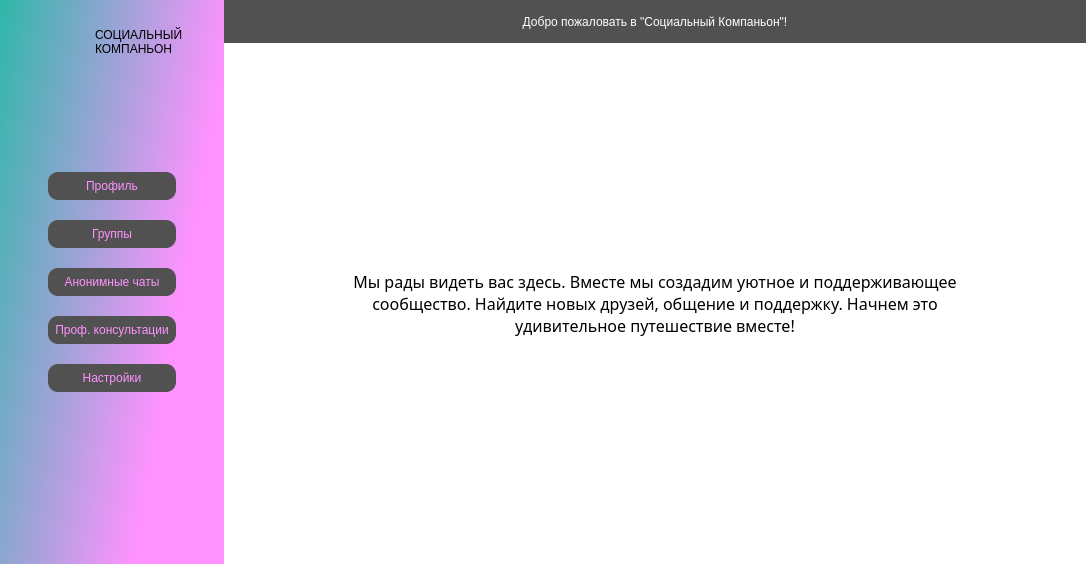
<?xml version="1.0" encoding="UTF-8"?>
<ui version="4.0">
 <class>Form</class>
 <widget class="QWidget" name="Form">
  <property name="geometry">
   <rect>
    <x>0</x>
    <y>0</y>
    <width>1086</width>
    <height>564</height>
   </rect>
  </property>
  <property name="windowTitle">
   <string>Социальный компаньон</string>
  </property>
  <property name="windowIcon">
   <iconset>
    <normaloff>icons/app_ico.png</normaloff>icons/app_ico.png</iconset>
  </property>
  <property name="styleSheet">
   <string notr="true">font: 10pt &quot;Century Gothic&quot;;
</string>
  </property>
  <layout class="QHBoxLayout" name="horizontalLayout" stretch="1,6">
   <property name="spacing">
    <number>0</number>
   </property>
   <property name="leftMargin">
    <number>0</number>
   </property>
   <property name="topMargin">
    <number>0</number>
   </property>
   <property name="rightMargin">
    <number>0</number>
   </property>
   <property name="bottomMargin">
    <number>0</number>
   </property>
   <item>
    <widget class="QFrame" name="frame_menu">
     <property name="styleSheet">
      <string notr="true">#frame_menu{
	border: None;
	background-color: qlineargradient(spread:pad, x1:0, y1:0, x2:0.869, y2:0.403818, stop:0 rgba(46, 183, 169, 255), stop:1 rgba(255, 146, 255, 255));
}</string>
     </property>
     <property name="frameShape">
      <enum>QFrame::NoFrame</enum>
     </property>
     <property name="frameShadow">
      <enum>QFrame::Raised</enum>
     </property>
     <property name="lineWidth">
      <number>0</number>
     </property>
     <layout class="QVBoxLayout" name="verticalLayout">
      <item alignment="Qt::AlignHCenter|Qt::AlignTop">
       <widget class="QFrame" name="frame">
        <property name="styleSheet">
         <string notr="true">border: None;</string>
        </property>
        <property name="frameShape">
         <enum>QFrame::NoFrame</enum>
        </property>
        <property name="frameShadow">
         <enum>QFrame::Raised</enum>
        </property>
        <layout class="QHBoxLayout" name="horizontalLayout_2">
         <item>
          <widget class="QLabel" name="label_2">
           <property name="minimumSize">
            <size>
             <width>48</width>
             <height>48</height>
            </size>
           </property>
           <property name="styleSheet">
            <string notr="true"/>
           </property>
           <property name="text">
            <string/>
           </property>
           <property name="pixmap">
            <pixmap>../icons/main_ico.png</pixmap>
           </property>
           <property name="scaledContents">
            <bool>true</bool>
           </property>
           <property name="margin">
            <number>0</number>
           </property>
          </widget>
         </item>
         <item>
          <widget class="QLabel" name="label">
           <property name="styleSheet">
            <string notr="true">font: 75 12pt &quot;Century Gothic&quot;;</string>
           </property>
           <property name="text">
            <string>СОЦИАЛЬНЫЙ КОМПАНЬОН</string>
           </property>
           <property name="wordWrap">
            <bool>true</bool>
           </property>
          </widget>
         </item>
        </layout>
       </widget>
      </item>
      <item alignment="Qt::AlignVCenter">
       <widget class="QFrame" name="frame_btns">
        <property name="font">
         <font>
          <family>Century Gothic</family>
          <pointsize>10</pointsize>
         </font>
        </property>
        <property name="styleSheet">
         <string notr="true">QPushButton{
font: 75 9pt &quot;Century Gothic&quot;;
color: qlineargradient(spread:pad, x1:0, y1:0, x2:0.869, y2:0.403818, stop:0 rgba(46, 183, 169, 255), stop:1 rgba(255, 146, 255, 255));
background-color:rgb(81, 81, 81);
border-radius: 10;
padding: 7;
}

QPushButton:hover{
color: qlineargradient(spread:pad, x1:0, y1:0, x2:1, y2:1, stop:0 rgba(14, 0, 255, 255), stop:1 rgba(0, 255, 104, 255));
background-color:rgb(227, 227, 227);

}

QPushButton:hover:pressed{
color:rgb(227, 227, 227) ;
background-color: qlineargradient(spread:pad, x1:0, y1:0, x2:1, y2:1, stop:0 rgba(14, 0, 255, 255), stop:1 rgba(0, 255, 104, 255));

}

#frame_btns{
	padding-left: 30;
	padding-right: 30;
	border: None;
}</string>
        </property>
        <property name="frameShape">
         <enum>QFrame::NoFrame</enum>
        </property>
        <property name="frameShadow">
         <enum>QFrame::Plain</enum>
        </property>
        <layout class="QVBoxLayout" name="verticalLayout_2">
         <property name="spacing">
          <number>20</number>
         </property>
         <item>
          <widget class="QPushButton" name="pb_profile">
           <property name="styleSheet">
            <string notr="true"/>
           </property>
           <property name="text">
            <string>Профиль</string>
           </property>
           <property name="flat">
            <bool>false</bool>
           </property>
          </widget>
         </item>
         <item>
          <widget class="QPushButton" name="pb_groups">
           <property name="text">
            <string>Группы</string>
           </property>
          </widget>
         </item>
         <item>
          <widget class="QPushButton" name="pb_anon">
           <property name="text">
            <string>Анонимные чаты</string>
           </property>
          </widget>
         </item>
         <item>
          <widget class="QPushButton" name="pb_cons">
           <property name="text">
            <string>Проф. консультации</string>
           </property>
          </widget>
         </item>
         <item>
          <widget class="QPushButton" name="pb_options">
           <property name="text">
            <string>Настройки</string>
           </property>
          </widget>
         </item>
        </layout>
       </widget>
      </item>
      <item>
       <widget class="QFrame" name="frame_3">
        <property name="styleSheet">
         <string notr="true">border: None;</string>
        </property>
        <property name="frameShape">
         <enum>QFrame::NoFrame</enum>
        </property>
        <property name="frameShadow">
         <enum>QFrame::Raised</enum>
        </property>
       </widget>
      </item>
     </layout>
    </widget>
   </item>
   <item>
    <widget class="QFrame" name="frame_content">
     <property name="styleSheet">
      <string notr="true">background-color: rgb(255, 255, 255)</string>
     </property>
     <property name="frameShape">
      <enum>QFrame::NoFrame</enum>
     </property>
     <property name="frameShadow">
      <enum>QFrame::Raised</enum>
     </property>
     <layout class="QVBoxLayout" name="verticalLayout_3">
      <property name="spacing">
       <number>0</number>
      </property>
      <property name="leftMargin">
       <number>0</number>
      </property>
      <property name="topMargin">
       <number>0</number>
      </property>
      <property name="rightMargin">
       <number>0</number>
      </property>
      <property name="bottomMargin">
       <number>0</number>
      </property>
      <item>
       <widget class="QStackedWidget" name="stackedWidget">
        <property name="styleSheet">
         <string notr="true"/>
        </property>
        <property name="frameShape">
         <enum>QFrame::NoFrame</enum>
        </property>
        <property name="frameShadow">
         <enum>QFrame::Plain</enum>
        </property>
        <property name="currentIndex">
         <number>0</number>
        </property>
        <widget class="QWidget" name="pg_hello">
         <layout class="QVBoxLayout" name="verticalLayout_19" stretch="1,12">
          <property name="spacing">
           <number>0</number>
          </property>
          <property name="leftMargin">
           <number>0</number>
          </property>
          <property name="topMargin">
           <number>0</number>
          </property>
          <property name="rightMargin">
           <number>0</number>
          </property>
          <property name="bottomMargin">
           <number>0</number>
          </property>
          <item>
           <widget class="QFrame" name="frame_top_opt_2">
            <property name="styleSheet">
             <string notr="true">
background-color: rgb(81, 81, 81);

</string>
            </property>
            <property name="frameShape">
             <enum>QFrame::NoFrame</enum>
            </property>
            <property name="frameShadow">
             <enum>QFrame::Raised</enum>
            </property>
            <layout class="QVBoxLayout" name="verticalLayout_12">
             <item>
              <widget class="QLabel" name="label_18">
               <property name="styleSheet">
                <string notr="true">color: rgb(255, 255, 255);
font: 16pt &quot;Century Gothic&quot;;</string>
               </property>
               <property name="text">
                <string>Добро пожаловать в &quot;Социальный Компаньон&quot;!</string>
               </property>
               <property name="alignment">
                <set>Qt::AlignCenter</set>
               </property>
              </widget>
             </item>
            </layout>
           </widget>
          </item>
          <item>
           <layout class="QHBoxLayout" name="horizontalLayout_3" stretch="1,5,1">
            <item>
             <spacer name="horizontalSpacer_3">
              <property name="orientation">
               <enum>Qt::Horizontal</enum>
              </property>
              <property name="sizeHint" stdset="0">
               <size>
                <width>40</width>
                <height>20</height>
               </size>
              </property>
             </spacer>
            </item>
            <item>
             <widget class="QLabel" name="label_3">
              <property name="font">
               <font>
                <family>Century Gothic</family>
                <pointsize>12</pointsize>
                <weight>50</weight>
                <italic>false</italic>
                <bold>false</bold>
               </font>
              </property>
              <property name="styleSheet">
               <string notr="true">
font: 12pt &quot;Century Gothic&quot;;</string>
              </property>
              <property name="text">
               <string>&lt;html&gt;&lt;head/&gt;&lt;body&gt;&lt;p&gt;Мы рады видеть вас здесь. Вместе мы создадим уютное и поддерживающее сообщество. Найдите новых друзей, общение и поддержку. Начнем это удивительное путешествие вместе!&lt;/p&gt;&lt;/body&gt;&lt;/html&gt;</string>
              </property>
              <property name="alignment">
               <set>Qt::AlignCenter</set>
              </property>
              <property name="wordWrap">
               <bool>true</bool>
              </property>
             </widget>
            </item>
            <item>
             <spacer name="horizontalSpacer_4">
              <property name="orientation">
               <enum>Qt::Horizontal</enum>
              </property>
              <property name="sizeHint" stdset="0">
               <size>
                <width>40</width>
                <height>20</height>
               </size>
              </property>
             </spacer>
            </item>
           </layout>
          </item>
         </layout>
        </widget>
        <widget class="QWidget" name="pg_profile">
         <layout class="QVBoxLayout" name="verticalLayout_4" stretch="1,12">
          <property name="spacing">
           <number>0</number>
          </property>
          <property name="leftMargin">
           <number>0</number>
          </property>
          <property name="topMargin">
           <number>0</number>
          </property>
          <property name="rightMargin">
           <number>0</number>
          </property>
          <property name="bottomMargin">
           <number>0</number>
          </property>
          <item>
           <widget class="QFrame" name="frame_top_profile">
            <property name="styleSheet">
             <string notr="true">font: 15pt &quot;Century Gothic&quot;;
background-color: rgb(81, 81, 81);

</string>
            </property>
            <property name="frameShape">
             <enum>QFrame::NoFrame</enum>
            </property>
            <property name="frameShadow">
             <enum>QFrame::Raised</enum>
            </property>
            <layout class="QVBoxLayout" name="verticalLayout_9">
             <item alignment="Qt::AlignHCenter">
              <widget class="QLabel" name="label_4">
               <property name="font">
                <font>
                 <family>Century Gothic</family>
                 <pointsize>16</pointsize>
                 <weight>50</weight>
                 <italic>false</italic>
                 <bold>false</bold>
                </font>
               </property>
               <property name="styleSheet">
                <string notr="true">color: rgb(255, 255, 255);
font: 16pt &quot;Century Gothic&quot;;</string>
               </property>
               <property name="text">
                <string>ПРОФИЛЬ</string>
               </property>
              </widget>
             </item>
            </layout>
           </widget>
          </item>
          <item>
           <widget class="QFrame" name="frame_4">
            <property name="styleSheet">
             <string notr="true"/>
            </property>
            <property name="frameShape">
             <enum>QFrame::NoFrame</enum>
            </property>
            <property name="frameShadow">
             <enum>QFrame::Raised</enum>
            </property>
            <layout class="QHBoxLayout" name="horizontalLayout_4" stretch="1">
             <item>
              <widget class="QFrame" name="frame_6">
               <property name="styleSheet">
                <string notr="true">#frame_6{
	border: None;
}</string>
               </property>
               <property name="frameShape">
                <enum>QFrame::NoFrame</enum>
               </property>
               <property name="frameShadow">
                <enum>QFrame::Raised</enum>
               </property>
               <property name="lineWidth">
                <number>0</number>
               </property>
               <layout class="QVBoxLayout" name="verticalLayout_18">
                <item>
                 <layout class="QVBoxLayout" name="verticalLayout_17">
                  <item>
                   <widget class="QLabel" name="label_11">
                    <property name="text">
                     <string>Редактирование профиля {profile_login}:</string>
                    </property>
                   </widget>
                  </item>
                  <item>
                   <widget class="QLabel" name="label_17">
                    <property name="font">
                     <font>
                      <family>Century Gothic</family>
                      <pointsize>10</pointsize>
                      <weight>50</weight>
                      <italic>false</italic>
                      <bold>false</bold>
                     </font>
                    </property>
                    <property name="text">
                     <string>Имя:</string>
                    </property>
                   </widget>
                  </item>
                  <item>
                   <widget class="QLineEdit" name="le_name">
                    <property name="styleSheet">
                     <string notr="true">border-radius: 5;
border: 1px solid qlineargradient(spread:pad, x1:0, y1:0, x2:0.869, y2:0.403818, stop:0 rgba(46, 183, 169, 255), stop:1 rgba(255, 146, 255, 255));
padding: 2;</string>
                    </property>
                   </widget>
                  </item>
                  <item>
                   <widget class="QLabel" name="label_13">
                    <property name="font">
                     <font>
                      <family>Century Gothic</family>
                      <pointsize>10</pointsize>
                      <weight>50</weight>
                      <italic>false</italic>
                      <bold>false</bold>
                     </font>
                    </property>
                    <property name="text">
                     <string>Пароль:</string>
                    </property>
                   </widget>
                  </item>
                  <item>
                   <widget class="QLineEdit" name="le_pwd">
                    <property name="styleSheet">
                     <string notr="true">border-radius: 5;
border: 1px solid qlineargradient(spread:pad, x1:0, y1:0, x2:0.869, y2:0.403818, stop:0 rgba(46, 183, 169, 255), stop:1 rgba(255, 146, 255, 255));
padding: 2;</string>
                    </property>
                   </widget>
                  </item>
                  <item>
                   <widget class="QLabel" name="label_15">
                    <property name="font">
                     <font>
                      <family>Century Gothic</family>
                      <pointsize>10</pointsize>
                      <weight>50</weight>
                      <italic>false</italic>
                      <bold>false</bold>
                     </font>
                    </property>
                    <property name="text">
                     <string>Повторите пароль:</string>
                    </property>
                   </widget>
                  </item>
                  <item>
                   <widget class="QLineEdit" name="le_r_pwd">
                    <property name="styleSheet">
                     <string notr="true">border-radius: 5;
border: 1px solid qlineargradient(spread:pad, x1:0, y1:0, x2:0.869, y2:0.403818, stop:0 rgba(46, 183, 169, 255), stop:1 rgba(255, 146, 255, 255));
padding: 2;</string>
                    </property>
                   </widget>
                  </item>
                  <item>
                   <widget class="QLabel" name="label_14">
                    <property name="font">
                     <font>
                      <family>Century Gothic</family>
                      <pointsize>10</pointsize>
                      <weight>50</weight>
                      <italic>false</italic>
                      <bold>false</bold>
                     </font>
                    </property>
                    <property name="styleSheet">
                     <string notr="true"/>
                    </property>
                    <property name="text">
                     <string>Ваше основное хобби:</string>
                    </property>
                   </widget>
                  </item>
                  <item>
                   <widget class="QComboBox" name="cb_hobby">
                    <property name="styleSheet">
                     <string notr="true">QComboBox{
border-radius: 5;
border: 1px solid qlineargradient(spread:pad, x1:0, y1:0, x2:0.869, y2:0.403818, stop:0 rgba(46, 183, 169, 255), stop:1 rgba(255, 146, 255, 255));
padding: 2;
}
QComboBox::drop-down { 
height: 0px;                    
width: 0px;
					
                     }</string>
                    </property>
                    <property name="iconSize">
                     <size>
                      <width>16</width>
                      <height>16</height>
                     </size>
                    </property>
                    <property name="frame">
                     <bool>true</bool>
                    </property>
                    <item>
                     <property name="text">
                      <string>Не выбрано</string>
                     </property>
                    </item>
                    <item>
                     <property name="text">
                      <string>Путешествия</string>
                     </property>
                    </item>
                    <item>
                     <property name="text">
                      <string>Спорт</string>
                     </property>
                    </item>
                    <item>
                     <property name="text">
                      <string>Исскуство</string>
                     </property>
                    </item>
                    <item>
                     <property name="text">
                      <string>Пение</string>
                     </property>
                    </item>
                    <item>
                     <property name="text">
                      <string>Танцы</string>
                     </property>
                    </item>
                    <item>
                     <property name="text">
                      <string>Настольные игры</string>
                     </property>
                    </item>
                    <item>
                     <property name="text">
                      <string>Компьютерные игры</string>
                     </property>
                    </item>
                    <item>
                     <property name="text">
                      <string>Чтение</string>
                     </property>
                    </item>
                    <item>
                     <property name="text">
                      <string>Другое</string>
                     </property>
                    </item>
                   </widget>
                  </item>
                  <item>
                   <widget class="QLabel" name="label_16">
                    <property name="text">
                     <string>О себе:</string>
                    </property>
                   </widget>
                  </item>
                  <item>
                   <widget class="QPlainTextEdit" name="pte_about">
                    <property name="styleSheet">
                     <string notr="true">border-radius: 5;
border: 1px solid qlineargradient(spread:pad, x1:0, y1:0, x2:0.869, y2:0.403818, stop:0 rgba(46, 183, 169, 255), stop:1 rgba(255, 146, 255, 255));
padding: 2;</string>
                    </property>
                   </widget>
                  </item>
                 </layout>
                </item>
                <item>
                 <widget class="QPushButton" name="pb_changes_submit">
                  <property name="styleSheet">
                   <string notr="true">QPushButton{
color: qlineargradient(spread:pad, x1:0, y1:0, x2:0.869, y2:0.403818, stop:0 rgba(46, 183, 169, 255), stop:1 rgba(255, 146, 255, 255));
background-color:rgb(81, 81, 81);
border-radius: 10;
padding: 7;
}

QPushButton:hover{
color: qlineargradient(spread:pad, x1:0, y1:0, x2:1, y2:1, stop:0 rgba(14, 0, 255, 255), stop:1 rgba(0, 255, 104, 255));
background-color:rgb(227, 227, 227);

}

QPushButton:hover:pressed{
color:rgb(227, 227, 227) ;
background-color: qlineargradient(spread:pad, x1:0, y1:0, x2:1, y2:1, stop:0 rgba(14, 0, 255, 255), stop:1 rgba(0, 255, 104, 255));

}</string>
                  </property>
                  <property name="text">
                   <string>Подтвердить изменения</string>
                  </property>
                 </widget>
                </item>
               </layout>
              </widget>
             </item>
            </layout>
           </widget>
          </item>
         </layout>
        </widget>
        <widget class="QWidget" name="pg_groups">
         <layout class="QVBoxLayout" name="verticalLayout_5" stretch="1,12">
          <property name="spacing">
           <number>0</number>
          </property>
          <property name="leftMargin">
           <number>0</number>
          </property>
          <property name="topMargin">
           <number>0</number>
          </property>
          <property name="rightMargin">
           <number>0</number>
          </property>
          <property name="bottomMargin">
           <number>0</number>
          </property>
          <item>
           <widget class="QFrame" name="frame_5">
            <property name="styleSheet">
             <string notr="true">#frame_5{
background-color: rgb(81, 81, 81);
}
QLabel{
background-color: rgb(81, 81, 81);
}

QPushButton{
color: qlineargradient(spread:pad, x1:0, y1:0, x2:0.869, y2:0.403818, stop:0 rgba(46, 183, 169, 255), stop:1 rgba(255, 146, 255, 255));
background-color;
border-radius: 10;
padding: 7;
}

QPushButton:hover{
color: qlineargradient(spread:pad, x1:0, y1:0, x2:1, y2:1, stop:0 rgba(14, 0, 255, 255), stop:1 rgba(0, 255, 104, 255));
background-color:rgb(227, 227, 227);

}

QPushButton:hover:pressed{
color:rgb(227, 227, 227) ;
background-color: qlineargradient(spread:pad, x1:0, y1:0, x2:1, y2:1, stop:0 rgba(14, 0, 255, 255), stop:1 rgba(0, 255, 104, 255));
}</string>
            </property>
            <property name="frameShape">
             <enum>QFrame::NoFrame</enum>
            </property>
            <property name="frameShadow">
             <enum>QFrame::Raised</enum>
            </property>
            <layout class="QHBoxLayout" name="horizontalLayout_6" stretch="0,1,1,4,3">
             <item>
              <widget class="QPushButton" name="pb_add_group">
               <property name="styleSheet">
                <string notr="true"/>
               </property>
               <property name="text">
                <string/>
               </property>
               <property name="icon">
                <iconset>
                 <normaloff>../icons/group_add_FILL0_wght400_GRAD0_opsz24.png</normaloff>../icons/group_add_FILL0_wght400_GRAD0_opsz24.png</iconset>
               </property>
               <property name="iconSize">
                <size>
                 <width>24</width>
                 <height>24</height>
                </size>
               </property>
              </widget>
             </item>
             <item alignment="Qt::AlignHCenter|Qt::AlignVCenter">
              <widget class="QPushButton" name="pb_del_group">
               <property name="styleSheet">
                <string notr="true">border-radius: 8;
border-color: qlineargradient(spread:pad, x1:0, y1:0, x2:0.869, y2:0.403818, stop:0 rgba(46, 183, 169, 255), stop:1 rgba(255, 146, 255, 255));
border: 1px</string>
               </property>
               <property name="text">
                <string/>
               </property>
               <property name="icon">
                <iconset>
                 <normaloff>../icons/group_off_FILL0_wght400_GRAD0_opsz24 (1).png</normaloff>../icons/group_off_FILL0_wght400_GRAD0_opsz24 (1).png</iconset>
               </property>
               <property name="iconSize">
                <size>
                 <width>24</width>
                 <height>24</height>
                </size>
               </property>
              </widget>
             </item>
             <item>
              <spacer name="horizontalSpacer">
               <property name="orientation">
                <enum>Qt::Horizontal</enum>
               </property>
               <property name="sizeHint" stdset="0">
                <size>
                 <width>40</width>
                 <height>20</height>
                </size>
               </property>
              </spacer>
             </item>
             <item alignment="Qt::AlignHCenter">
              <widget class="QLabel" name="label_5">
               <property name="styleSheet">
                <string notr="true">color: rgb(255, 255, 255);
font: 16pt &quot;Century Gothic&quot;;</string>
               </property>
               <property name="text">
                <string>ГРУППЫ</string>
               </property>
              </widget>
             </item>
             <item>
              <spacer name="horizontalSpacer_2">
               <property name="orientation">
                <enum>Qt::Horizontal</enum>
               </property>
               <property name="sizeHint" stdset="0">
                <size>
                 <width>40</width>
                 <height>20</height>
                </size>
               </property>
              </spacer>
             </item>
            </layout>
           </widget>
          </item>
          <item>
           <widget class="QFrame" name="frame_top_groups">
            <property name="frameShape">
             <enum>QFrame::NoFrame</enum>
            </property>
            <property name="frameShadow">
             <enum>QFrame::Raised</enum>
            </property>
            <layout class="QVBoxLayout" name="layout_groups"/>
           </widget>
          </item>
         </layout>
        </widget>
        <widget class="QWidget" name="pg_anon">
         <layout class="QVBoxLayout" name="verticalLayout_6" stretch="1,12">
          <property name="spacing">
           <number>0</number>
          </property>
          <property name="leftMargin">
           <number>0</number>
          </property>
          <property name="topMargin">
           <number>0</number>
          </property>
          <property name="rightMargin">
           <number>0</number>
          </property>
          <property name="bottomMargin">
           <number>0</number>
          </property>
          <item>
           <widget class="QFrame" name="frame_7">
            <property name="styleSheet">
             <string notr="true">
background-color: rgb(81, 81, 81);

</string>
            </property>
            <property name="frameShape">
             <enum>QFrame::NoFrame</enum>
            </property>
            <property name="frameShadow">
             <enum>QFrame::Raised</enum>
            </property>
            <layout class="QVBoxLayout" name="verticalLayout_13">
             <item alignment="Qt::AlignHCenter">
              <widget class="QLabel" name="label_6">
               <property name="styleSheet">
                <string notr="true">color: rgb(255, 255, 255);
font: 16pt &quot;Century Gothic&quot;;</string>
               </property>
               <property name="text">
                <string>АНОНИМНЫЕ ЧАТЫ</string>
               </property>
              </widget>
             </item>
            </layout>
           </widget>
          </item>
          <item>
           <widget class="QFrame" name="frame_top_anon">
            <property name="frameShape">
             <enum>QFrame::NoFrame</enum>
            </property>
            <property name="frameShadow">
             <enum>QFrame::Raised</enum>
            </property>
            <layout class="QVBoxLayout" name="verticalLayout_14">
             <item>
              <widget class="QLabel" name="label_9">
               <property name="text">
                <string>В Разработке</string>
               </property>
               <property name="alignment">
                <set>Qt::AlignCenter</set>
               </property>
              </widget>
             </item>
            </layout>
           </widget>
          </item>
         </layout>
        </widget>
        <widget class="QWidget" name="pg_cons">
         <layout class="QVBoxLayout" name="verticalLayout_7" stretch="1,12">
          <property name="spacing">
           <number>0</number>
          </property>
          <property name="leftMargin">
           <number>0</number>
          </property>
          <property name="topMargin">
           <number>0</number>
          </property>
          <property name="rightMargin">
           <number>0</number>
          </property>
          <property name="bottomMargin">
           <number>0</number>
          </property>
          <item>
           <widget class="QFrame" name="frame_top_cons">
            <property name="styleSheet">
             <string notr="true">
background-color: rgb(81, 81, 81);

</string>
            </property>
            <property name="frameShape">
             <enum>QFrame::NoFrame</enum>
            </property>
            <property name="frameShadow">
             <enum>QFrame::Raised</enum>
            </property>
            <layout class="QVBoxLayout" name="verticalLayout_11">
             <item alignment="Qt::AlignHCenter">
              <widget class="QLabel" name="label_7">
               <property name="styleSheet">
                <string notr="true">color: rgb(255, 255, 255);
font: 16pt &quot;Century Gothic&quot;;</string>
               </property>
               <property name="text">
                <string>КОНСУЛЬТАЦИИ СО СПЕЦИАЛИСТОМ</string>
               </property>
              </widget>
             </item>
            </layout>
           </widget>
          </item>
          <item>
           <widget class="QFrame" name="frame_10">
            <property name="frameShape">
             <enum>QFrame::NoFrame</enum>
            </property>
            <property name="frameShadow">
             <enum>QFrame::Raised</enum>
            </property>
            <layout class="QVBoxLayout" name="verticalLayout_15">
             <item>
              <widget class="QLabel" name="label_10">
               <property name="text">
                <string>В Разработке</string>
               </property>
               <property name="alignment">
                <set>Qt::AlignCenter</set>
               </property>
              </widget>
             </item>
            </layout>
           </widget>
          </item>
         </layout>
        </widget>
        <widget class="QWidget" name="pg_options">
         <layout class="QVBoxLayout" name="verticalLayout_8" stretch="1,12">
          <property name="spacing">
           <number>0</number>
          </property>
          <property name="leftMargin">
           <number>0</number>
          </property>
          <property name="topMargin">
           <number>0</number>
          </property>
          <property name="rightMargin">
           <number>0</number>
          </property>
          <property name="bottomMargin">
           <number>0</number>
          </property>
          <item>
           <widget class="QFrame" name="frame_top_opt">
            <property name="styleSheet">
             <string notr="true">
background-color: rgb(81, 81, 81);

</string>
            </property>
            <property name="frameShape">
             <enum>QFrame::NoFrame</enum>
            </property>
            <property name="frameShadow">
             <enum>QFrame::Raised</enum>
            </property>
            <layout class="QVBoxLayout" name="verticalLayout_10">
             <item>
              <widget class="QLabel" name="label_8">
               <property name="styleSheet">
                <string notr="true">color: rgb(255, 255, 255);
font: 16pt &quot;Century Gothic&quot;;</string>
               </property>
               <property name="text">
                <string>НАСТРОЙКИ</string>
               </property>
               <property name="alignment">
                <set>Qt::AlignCenter</set>
               </property>
              </widget>
             </item>
            </layout>
           </widget>
          </item>
          <item>
           <widget class="QFrame" name="frame_12">
            <property name="font">
             <font>
              <family>Century Gothic</family>
              <pointsize>10</pointsize>
              <weight>50</weight>
              <italic>false</italic>
              <bold>false</bold>
             </font>
            </property>
            <property name="styleSheet">
             <string notr="true">Qlabel{
	font: 24pt &quot;Gadugi&quot;;
}</string>
            </property>
            <property name="frameShape">
             <enum>QFrame::NoFrame</enum>
            </property>
            <property name="frameShadow">
             <enum>QFrame::Raised</enum>
            </property>
            <layout class="QVBoxLayout" name="verticalLayout_16">
             <item>
              <widget class="QFrame" name="frame_2">
               <property name="frameShape">
                <enum>QFrame::NoFrame</enum>
               </property>
               <property name="frameShadow">
                <enum>QFrame::Raised</enum>
               </property>
               <layout class="QHBoxLayout" name="horizontalLayout_5">
                <item>
                 <widget class="QLabel" name="label_12">
                  <property name="font">
                   <font>
                    <family>Century Gothic</family>
                    <pointsize>10</pointsize>
                    <weight>50</weight>
                    <italic>false</italic>
                    <bold>false</bold>
                   </font>
                  </property>
                  <property name="styleSheet">
                   <string notr="true"/>
                  </property>
                  <property name="text">
                   <string>Страница по умолчанию при открытии приложения:</string>
                  </property>
                 </widget>
                </item>
                <item>
                 <widget class="QComboBox" name="cb_start_page">
                  <property name="styleSheet">
                   <string notr="true">QComboBox{
border-radius: 5;
border: 1px solid qlineargradient(spread:pad, x1:0, y1:0, x2:0.869, y2:0.403818, stop:0 rgba(46, 183, 169, 255), stop:1 rgba(255, 146, 255, 255));
padding: 2;
}
QComboBox::drop-down { 
height: 0px;                    
width: 0px;
					
                     }</string>
                  </property>
                  <item>
                   <property name="text">
                    <string>Приветственное сообщение</string>
                   </property>
                  </item>
                  <item>
                   <property name="text">
                    <string>Профиль</string>
                   </property>
                  </item>
                  <item>
                   <property name="text">
                    <string>Группы</string>
                   </property>
                  </item>
                  <item>
                   <property name="text">
                    <string>Анонимные чаты</string>
                   </property>
                  </item>
                  <item>
                   <property name="text">
                    <string>Проф. Консультации</string>
                   </property>
                  </item>
                  <item>
                   <property name="text">
                    <string>Настройки</string>
                   </property>
                  </item>
                 </widget>
                </item>
               </layout>
              </widget>
             </item>
             <item>
              <spacer name="verticalSpacer">
               <property name="orientation">
                <enum>Qt::Vertical</enum>
               </property>
               <property name="sizeHint" stdset="0">
                <size>
                 <width>20</width>
                 <height>40</height>
                </size>
               </property>
              </spacer>
             </item>
            </layout>
           </widget>
          </item>
         </layout>
        </widget>
       </widget>
      </item>
     </layout>
    </widget>
   </item>
  </layout>
 </widget>
 <resources/>
 <connections/>
</ui>
